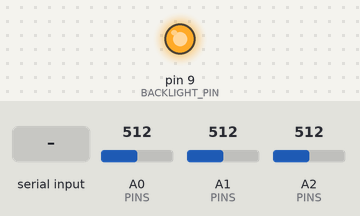
This sketch was run on a simulated Arduino Uno, built with avr-gcc and run on an emulated ATmega328P. Shown: output pins drawn as LEDs (lit = HIGH). The test bench sets the inputs (shaded band); at power-on: A0 (PINS) = 512, A1 (PINS) = 512, A2 (PINS) = 512. What the sketch prints to the serial monitor is not drawn.

Above: at 1.2 s.
1.3 s: "B90\n" received over Serial
At 2.2 s:
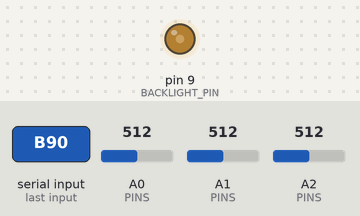
2.8 s: "B" received over Serial
At 4.2 s:
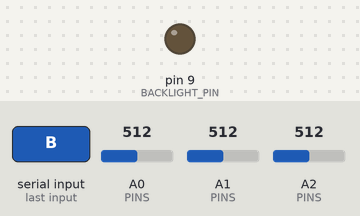
Timing chart, 0 to 5.8 s (numbered marks = the images above; inputs shaded):
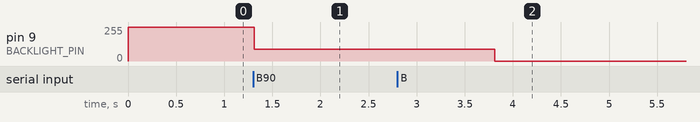

The sketch:

panel_reader.ino
```cpp
/*
 * Scania 2545507 steering-wheel switch panel reader
 * ---------------------------------------------------------------
 * Reverse-engineered board: SKNY_FXP1 V1.1
 *
 * Three analog resistor ladders, each 62 / 100 / 150 / 390 ohm taps
 * with a 2k pulldown.  Grounding a tap gives a distinct resistance.
 *
 * WIRING  (J1 = Molex DuraClik 560020-0620, 6-pin)
 *   J1.1  backlight +   -> 5V
 *   J1.2  ladder A      -> A0   + 1k resistor from A0 to 5V
 *   J1.3  ladder B      -> A1   + 1k resistor from A1 to 5V
 *   J1.4  ladder C      -> A2   + 1k resistor from A2 to 5V
 *   J1.5  ground        -> GND
 *   J1.6  backlight -   -> GND (always on), or MOSFET drain for PWM dim on D9
 *
 * Streams raw averaged ADC counts so the host GUI can decode and
 * re-tune thresholds without reflashing:
 *      a,b,c\n
 * Lines beginning with '#' are informational.
 */

const uint8_t PINS[3]   = {A0, A1, A2};
const uint8_t OVERSAMPLE = 4;
const uint8_t BACKLIGHT_PIN = 9;      // optional low-side MOSFET gate

// Read one channel, discarding the first conversion after the mux
// switches so the sample-and-hold has time to settle.
int readChannel(uint8_t pin) {
  analogRead(pin);
  long sum = 0;
  for (uint8_t i = 0; i < OVERSAMPLE; i++) sum += analogRead(pin);
  return (int)(sum / OVERSAMPLE);
}

void setup() {
  Serial.begin(115200);
  pinMode(BACKLIGHT_PIN, OUTPUT);
  analogWrite(BACKLIGHT_PIN, 255);    // full brightness; PWM here to dim
  delay(50);
  Serial.println(F("#SCANIA_PANEL_V1"));
}

void loop() {
  int v0 = readChannel(PINS[0]);
  int v1 = readChannel(PINS[1]);
  int v2 = readChannel(PINS[2]);

  Serial.print(v0); Serial.print(',');
  Serial.print(v1); Serial.print(',');
  Serial.println(v2);

  // Host may send a backlight level 0-255 as "B<n>\n"
  while (Serial.available()) {
    if (Serial.read() == 'B') {
      int level = Serial.parseInt();
      analogWrite(BACKLIGHT_PIN, constrain(level, 0, 255));
    }
  }

  delay(15);                          // ~60 Hz update
}
```

Measured:
- after the input at 1.3 s, pin 9 (BACKLIGHT_PIN): 255/255 → 90/255 at once
- after the input at 2.8 s, pin 9 (BACKLIGHT_PIN): 90/255 → 0/255 after 1.0 s
